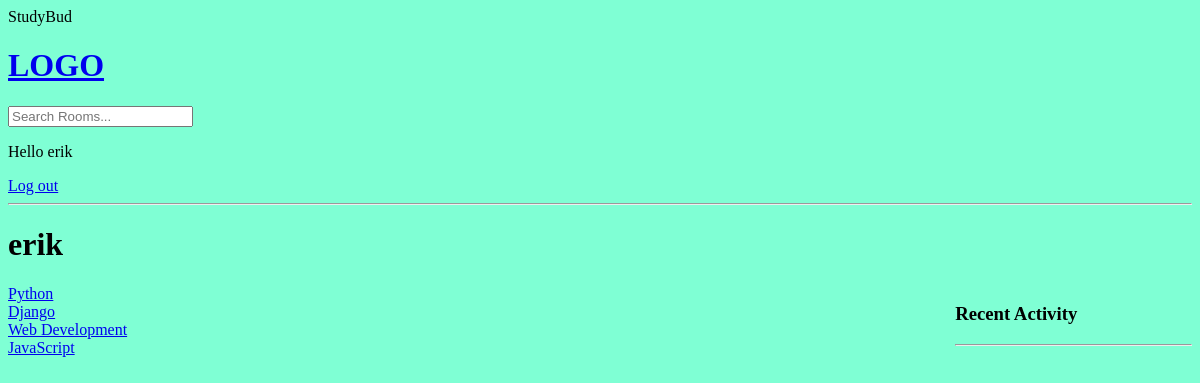
The app's page /profile/3 (signed in), older data.
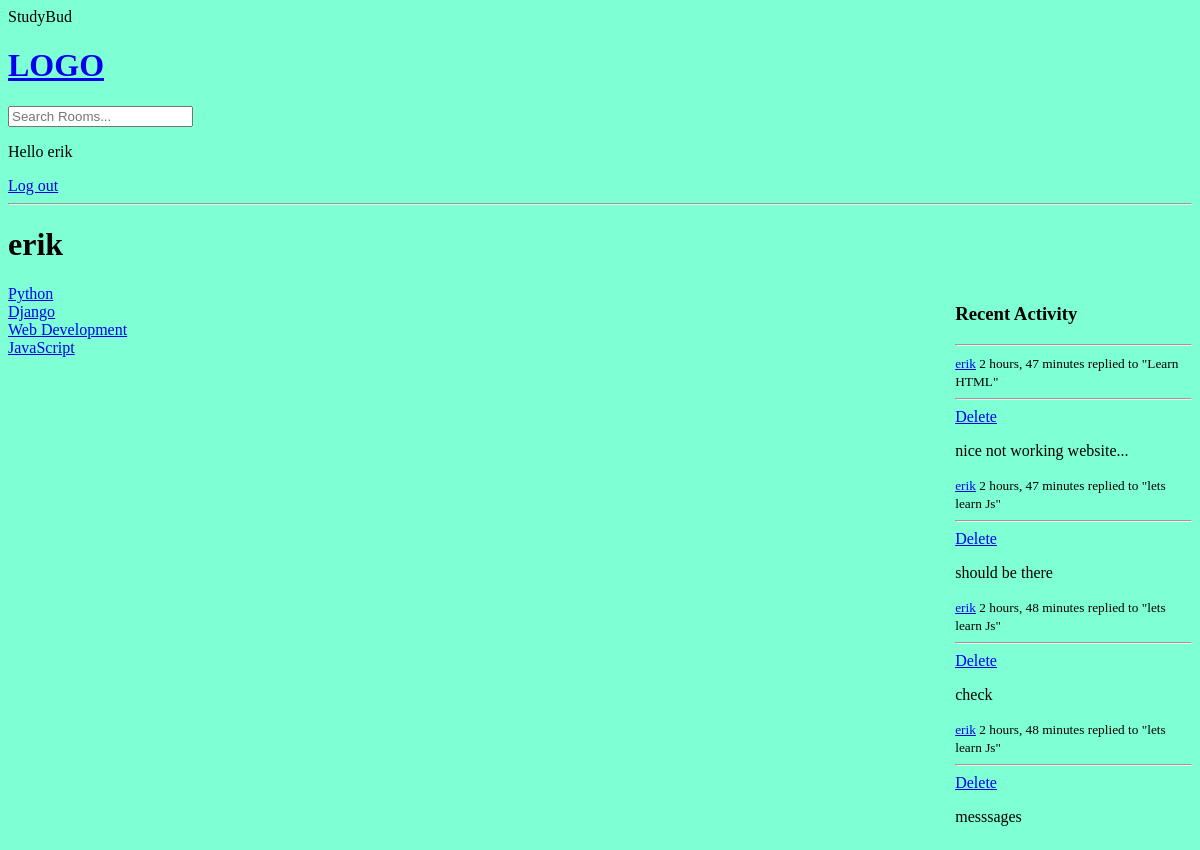
The same page, newer data.
### base/models.py (models this page shows, shortened)
class Topic(models.Model):
    name = models.CharField(max_length = 200)

class Message(models.Model):
    user = models.ForeignKey(User, on_delete = models.CASCADE) #from built in User table
    room = models.ForeignKey(Room, on_delete = models.CASCADE) #models.SET_NULL room deleted-messages will be NULL connected, models.CASCADE room deleted-messages deleted
    body = models.TextField(max_length= 3000)
    updated = models.DateTimeField(auto_now = True) #takes every save
    created = models.DateTimeField(auto_now_add = True) #takes when it s created
    def __str__(self):
        return self.body[0:50]
    class Meta:
        ordering = ['-updated','-created']

class Room(models.Model):
    host = models.ForeignKey(User,on_delete = models.SET_NULL, null = True)
    topic = models.ForeignKey(Topic, on_delete = models.SET_NULL, null = True) # when on delete is NULL so null = True should be written
    name = models.CharField(max_length=200) #null= False is default, not allowed Null
    description = models.TextField(null = True, blank = True, max_length = 3000) # allowed Null in column
    participants = models.ManyToManyField(User, related_name='participants', blank = True)
    updated = models.DateTimeField(auto_now = True) #takes every save
    created = models.DateTimeField(auto_now_add = True) #takes when it s created
    class Meta:
        ordering = ['-updated','-created']
    def __str__(self):
        return self.name #in order to see name from db

### base/views.py (the view)
# urls.py: path('profile/<str:pk>',views.userProfile, name = 'user-profile'),
@login_required
def userProfile(request, pk):
    user = User.objects.get(id = pk)
    rooms = user.room_set.all()
    room_messages = user.message_set.all()
    topics = Topic.objects.all()
    context = {'user':user, 'rooms':rooms,
               'room_messages':room_messages, 'topics':topics}
    return render(request, 'base/profile.html', context)

### base/templates/base/profile.html (shortened to what this page needs)
{%extends 'main.html'%}
{% block content%}
<h1>{{user.username}}</h1>
<div class = 'profile-container'>
    <div>
        {%include 'base/topics_component.html' %}
    </div>
    <div>
    </div>
    <div>
        {%include 'base/activity_component.html'%}
    </div>
</div>
{% endblock content %}

### templates/main.html (shortened to what this page needs)
<!DOCTYPE html>
{% load static %}
<html lang="en">
<head>
    <link rel="stylesheet" type = 'text/css' media = 'screen' href="{%static 'styles/main.css'%}"
    <title>StudyBud</title>
</head>
<body>
    {% include "navbar.html" %}
    {% block content %}
    {% endblock %}
</body>
</html>

### templates/navbar.html (shortened to what this page needs)
<!DOCTYPE html>
<html lang="en">
<head>
</head>
<body>
    <a href = "/">
        <h1>LOGO</h1>
    </a>
    <form method = "GET" action = "{% url 'home'%}">
        <input type = "text" name = "q" placeholder="Search Rooms..."/>
    </form>
{% if request.user.is_authenticated%}
<p>Hello {{request.user}}</p>
<a href="{% url 'logout'%}">Log out</a>
{%else %}<a href = '{%url "login"%}'>Login</a>
{% endif %}
    <hr>
</body>
</html>

### base/templates/base/topics_component.html
        {% for topic in topics %}
        <div>
            <a href = "{% url 'home' %}?q={{topic.name}}" >{{topic.name}}</a>
        </div>
    {% endfor %}

### base/templates/base/activity_component.html
<h3> Recent Activity </h3>
<hr>
{%for message in room_messages%}
    <div>
        <small>
            <a href=" {%url 'user-profile' message.user.id %}">{{message.user}}</a>
            <a>{{message.created|timesince}}</a>
        </small>
        <small>replied to "{{message.room}}"</small>
        <hr>
        {% if request.user == message.user %}
        <a href = "{% url 'delete-message' message.id%}">Delete</a>
        {%endif%}
        <p>{{message}}</p>
    </div>
{%endfor%}

### static/styles/main.css (style rules this page uses)
body { background-color: aquamarine; }

### base/templates/base/profile.html (style rules this page uses)
.profile-container { display: grid; grid-template-columns: 1fr 3fr 1fr; }

Row changes from the older to the newer data that the page shows:
added Message: user "erik", created "2 hours, 47 minutes", room "Learn HTML", shows "Delete", body "nice not working website..."
added Message: user "erik", created "2 hours, 47 minutes", room "lets learn Js", shows "Delete", body "should be there"
added Message: user "erik", created "2 hours, 48 minutes", room "lets learn Js", shows "Delete", body "check"
added Message: user "erik", created "2 hours, 48 minutes", room "lets learn Js", shows "Delete", body "messsages"
